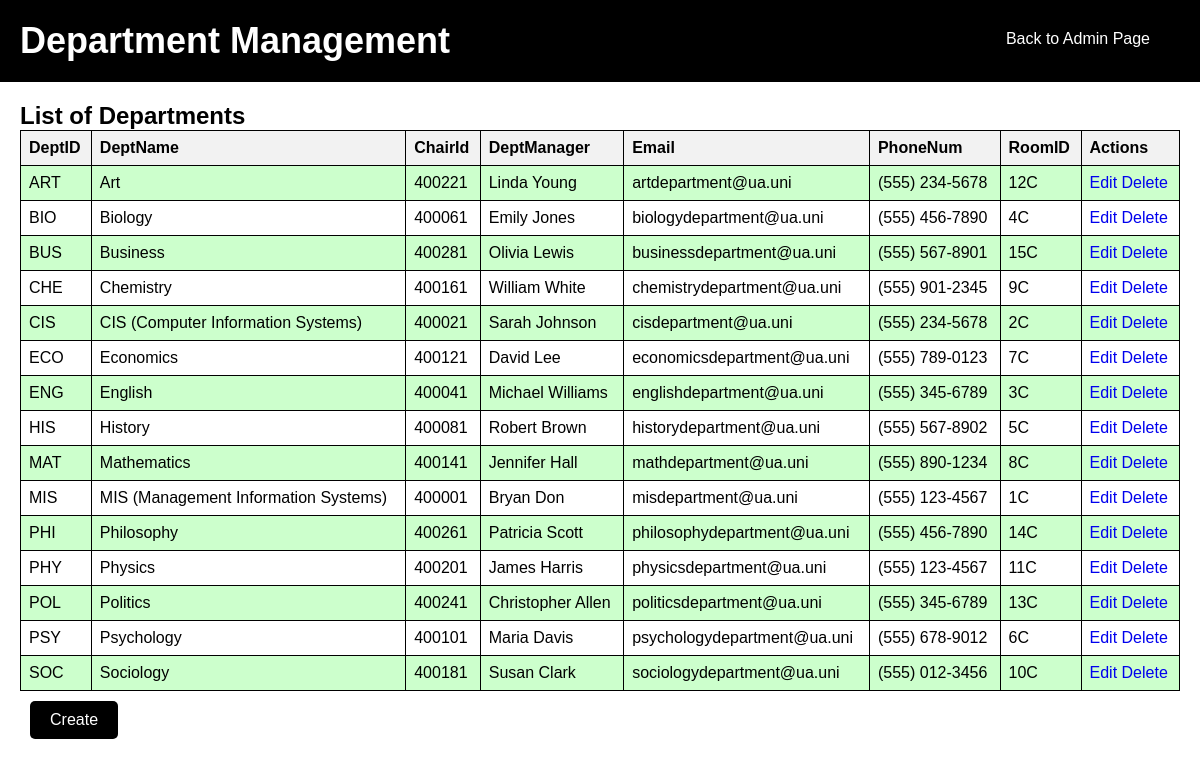
The page /Systemsproject/Departments_page1.php on the database as committed earlier.
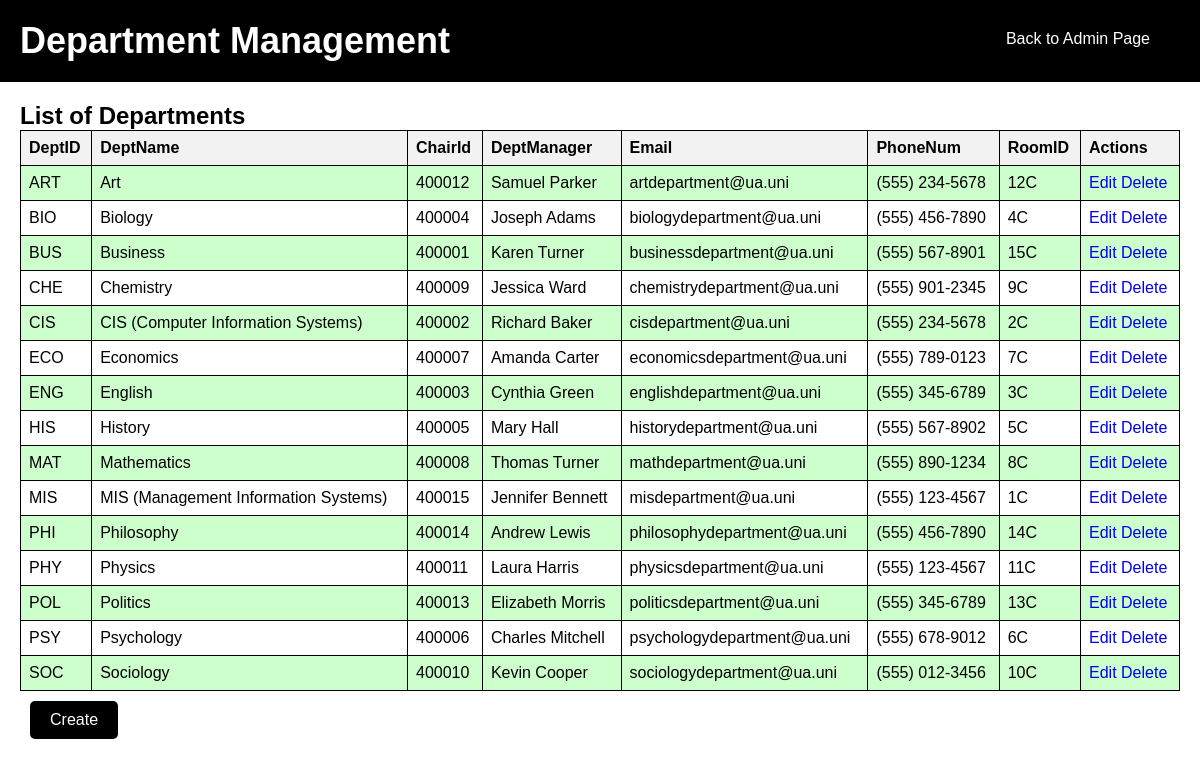
The same page on the database as committed later.
### tables this page shows
CREATE TABLE `dept` (
  `DeptID` varchar(25) NOT NULL,
  `DeptName` varchar(100) DEFAULT NULL,
  `ChairID` int(11) DEFAULT NULL,
  `DeptManager` varchar(100) DEFAULT NULL,
  `Email` varchar(100) DEFAULT NULL,
  `PhoneNum` varchar(100) DEFAULT NULL,
  `RoomID` varchar(25) DEFAULT NULL
);

### Systemsproject/Departments_page1.php (the view, shortened to what this page needs)
<?php
@include 'config1.php';
$query = "SELECT * FROM dept";
$result = mysqli_query($conn, $query);
$departments = [];
while ($row = mysqli_fetch_assoc($result)) {
    $departments[] = $row;
}
?>
<!DOCTYPE html>
<html lang="en">
<head>
   <link rel="stylesheet" href="css/fatman1.css">
</head>
<body>
   <div class="header">
      <h1>Department Management</h1>
      <a href="admin_page1.php" class="back-button">Back to Admin Page</a>
   </div>
   <div class="department-container">
      <h2>List of Departments</h2>
      <table>
         <tr>
            <th>DeptID</th>
            <th>DeptName</th>
            <th>ChairId</th>
            <th>DeptManager</th>
            <th>Email</th>
            <th>PhoneNum</th>
            <th>RoomID</th>
            <th>Actions</th>
         </tr>
         <?php foreach ($departments as $department) : ?>
            <tr>
               <td><?php echo $department['DeptID']; ?></td>
               <td><?php echo $department['DeptName']; ?></td>
               <td><?php echo $department['ChairID']; ?></td>
               <td><?php echo $department['DeptManager']; ?></td>
               <td><?php echo $department['Email']; ?></td>
               <td><?php echo $department['PhoneNum']; ?></td>
               <td><?php echo $department['RoomID']; ?></td>
               <td>
                  <a href="edit_department.php?id=<?php echo $department['DeptID']; ?>">Edit</a>
                  <a href="delete_department.php?id=<?php echo $department['DeptID']; ?>">Delete</a>
               </td>
            </tr>
         <?php endforeach; ?>
      </table>
      <a href="create_department.php" class="create-button">Create</a>
</div>
</body>
</html>

### Systemsproject/css/fatman1.css (style rules this page uses)
* { font-family: 'Cursive', sans-serif; margin: 0; padding: 0; box-sizing: border-box; outline: none; border: none; text-decoration: none; }

### Systemsproject/Departments_page1.php (style rules this page uses)
.header { background: #000; color: #fff; padding: 20px; text-align: center; display: flex; justify-content: space-between; }
.header h1 { font-size: 36px; }
.header .back-button { background: #000; color: #fff; padding: 10px 20px; text-decoration: none; border-radius: 5px; margin-right: 10px; }
.department-container { padding: 20px; }
table { width: 100%; border-collapse: collapse; }
table, th, td { border: 1px solid #000; }
th, td { padding: 8px; text-align: left; }
th { background-color: #f2f2f2; }
tr:nth-child(even) { background-color: #ccffcc; }
.create-button { background: #000; color: #fff; padding: 10px 20px; text-decoration: none; border-radius: 5px; margin: 10px; display: inline-block; }

Rows that differ between the two databases and show on the page:
changed dept "ART": ChairID "400221" → "400012"; DeptManager "Linda Young" → "Samuel Parker"
changed dept "BIO": ChairID "400061" → "400004"; DeptManager "Emily Jones" → "Joseph Adams"
changed dept "BUS": ChairID "400281" → "400001"; DeptManager "Olivia Lewis" → "Karen Turner"
changed dept "CHE": ChairID "400161" → "400009"; DeptManager "William White" → "Jessica Ward"
changed dept "CIS": ChairID "400021" → "400002"; DeptManager "Sarah Johnson" → "Richard Baker"
changed dept "ECO": ChairID "400121" → "400007"; DeptManager "David Lee" → "Amanda Carter"
changed dept "ENG": ChairID "400041" → "400003"; DeptManager "Michael Williams" → "Cynthia Green"
changed dept "HIS": ChairID "400081" → "400005"; DeptManager "Robert Brown" → "Mary Hall"
changed dept "MAT": ChairID "400141" → "400008"; DeptManager "Jennifer Hall" → "Thomas Turner"
changed dept "MIS": ChairID "400001" → "400015"; DeptManager "Bryan Don" → "Jennifer Bennett"
changed dept "PHI": ChairID "400261" → "400014"; DeptManager "Patricia Scott" → "Andrew Lewis"
changed dept "PHY": ChairID "400201" → "400011"; DeptManager "James Harris" → "Laura Harris"
changed dept "POL": ChairID "400241" → "400013"; DeptManager "Christopher Allen" → "Elizabeth Morris"
changed dept "PSY": ChairID "400101" → "400006"; DeptManager "Maria Davis" → "Charles Mitchell"
changed dept "SOC": ChairID "400181" → "400010"; DeptManager "Susan Clark" → "Kevin Cooper"
